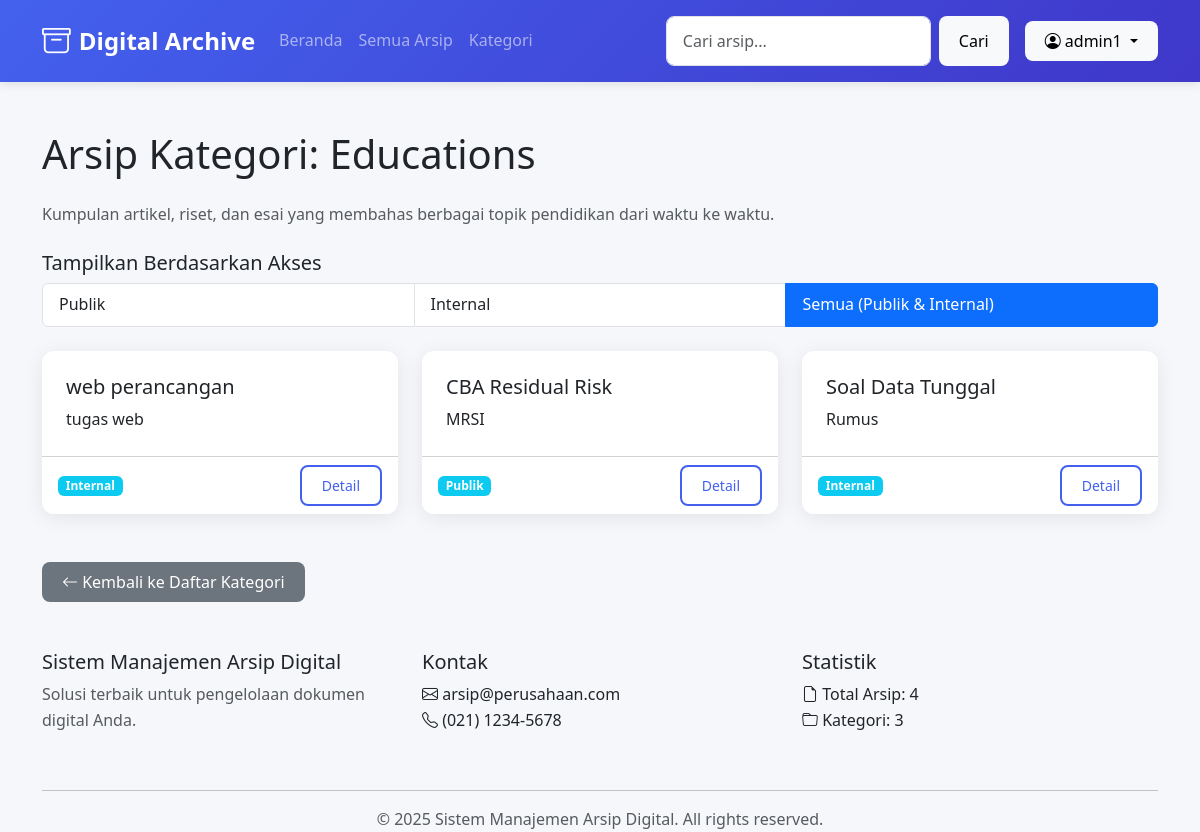
The app's page /kategori/3/ (signed in), older data.
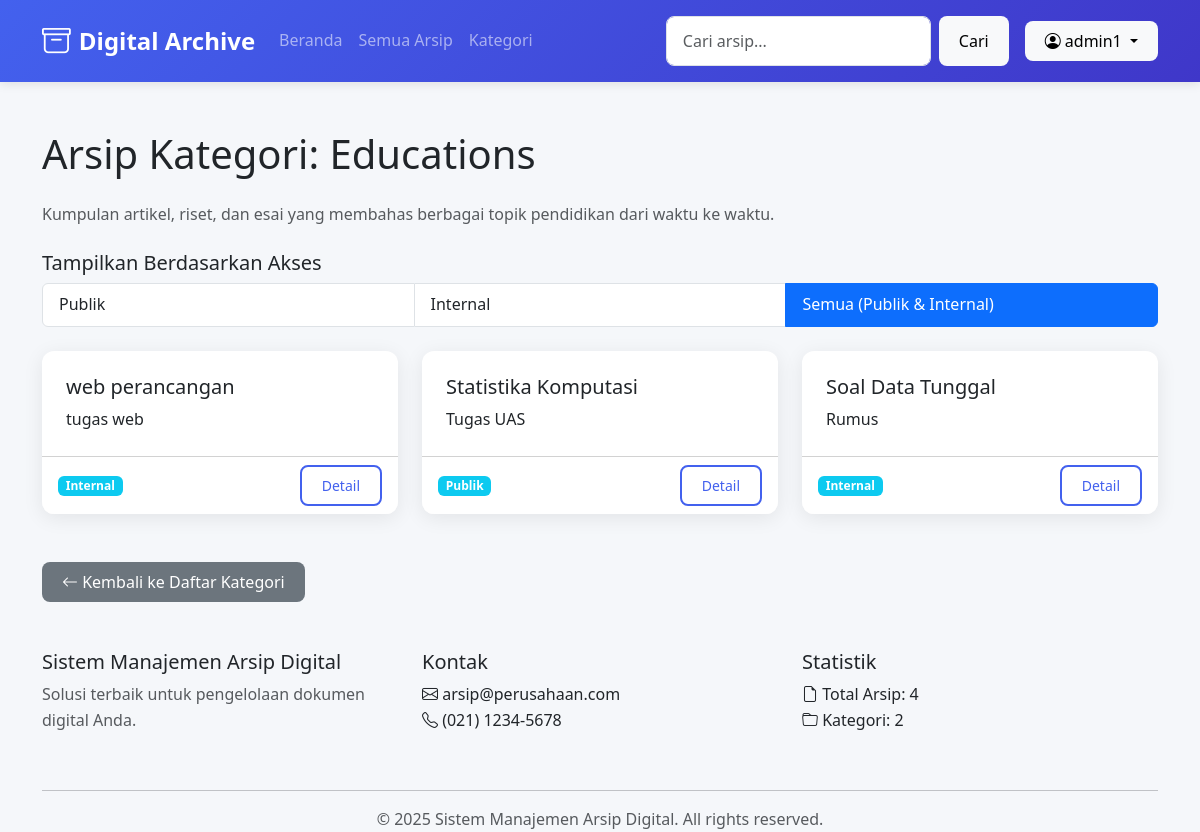
The same page, newer data.
### arsip/models.py (models this page shows, shortened)
class Arsip(models.Model):
    STATUS_VERIFIKASI = (
        ('pending', 'Pending'),
        ('ditolak', 'Ditolak'),
        ('diterima', 'Diterima'),
    )
    STATUS_AKSES_CHOICES = [
        ('publik', 'Publik'),
        ('internal', 'Internal'),
    ]
    judul_arsip = models.CharField(max_length=255, blank=True, null=True, default="")
    kode_arsip = models.CharField(max_length=50, blank=True, null=True, unique=True)
    deskripsi = models.TextField(blank=True, null=True, default="")
    kategori = models.ForeignKey(Kategori, on_delete=models.SET_NULL, blank=True, null=True)
    tags = models.ManyToManyField(Tag, blank=True)
    tanggal_dibuat = models.DateField()
    tanggal_diterima = models.DateField()
    pembuat = models.CharField(max_length=100, blank=True, null=True)
    lokasi_fisik = models.CharField(max_length=100, blank=True, null=True)
    lokasi_digital = models.FileField(upload_to=arsip_upload_path)
    format_file = models.CharField(max_length=10, blank=True)
    ukuran_file = models.IntegerField(blank=True, null=True)  # Dalam bytes
    status_akses = models.CharField(
        max_length=20,
        choices=STATUS_AKSES_CHOICES,
        default='internal'
    )
    dibuat_oleh = models.ForeignKey(User, on_delete=models.SET_NULL, null=True)
    timestamp_input = models.DateTimeField(auto_now_add=True)
    last_updated = models.DateTimeField(auto_now=True)
    versi = models.PositiveIntegerField(default=1)
    diakses = models.PositiveIntegerField(default=0)
    class Meta:
        verbose_name = "Arsip Digital"
        verbose_name_plural = "Arsip Digital"
        ordering = ['-tanggal_diterima']
    status_verifikasi = models.CharField(
        max_length=20,
        choices=STATUS_VERIFIKASI,
        default='pending'
    )
    catatan_verifikasi = models.TextField(blank=True, null=True)
    verifikator = models.ForeignKey(
        User,
        on_delete=models.SET_NULL,
        null=True,
        blank=True,
        related_name='arsip_diverifikasi'
    )
    tanggal_verifikasi = models.DateTimeField(null=True, blank=True)
    tracker = FieldTracker(fields=['status_verifikasi'])

### arsip/views.py (the view)
# urls.py: path('kategori/<int:kategori_id>/', views.arsip_per_kategori, name='arsip_per_kategori'),
def arsip_per_kategori(request, kategori_id):
    kategori = get_object_or_404(Kategori, id=kategori_id)
    arsip_list = Arsip.objects.filter(kategori=kategori, status_verifikasi='diterima')
    status_akses_filter = request.GET.get('status_akses')
    if status_akses_filter:
        if status_akses_filter == 'publik':
            arsip_list = arsip_list.filter(status_akses='publik')
        elif status_akses_filter == 'internal':
            if request.user.is_authenticated and hasattr(request.user, 'profile'):
                arsip_list = arsip_list.filter(status_akses='internal')
            else:
                messages.warning(request, "Anda harus login untuk melihat arsip internal di kategori ini.")
                arsip_list = arsip_list.none() # Empty queryset if no access
    else:
        if not request.user.is_authenticated:
            arsip_list = arsip_list.filter(status_akses='publik')
    arsip_list = arsip_list.order_by('-tanggal_diterima')
    return render(request, 'arsip/arsip_per_kategori.html', {
        'kategori': kategori,
        'arsip_list': arsip_list,
    })

### arsip/views.py (called while the page is built)
def statistik_context(request):
    from .models import Arsip, Kategori
    return {
        'total_arsip': Arsip.objects.count(),
        'total_kategori': Kategori.objects.count(),
    }

### arsip/templates/arsip/arsip_per_kategori.html (shortened to what this page needs)
{% extends "arsip/base_arsip.html" %}
{% load static %}
{% block content %}
<h1 class="mb-4">Arsip Kategori: {{ kategori.nama }}</h1>
<p class="text-muted mb-4">{{ kategori.deskripsi }}</p>
{% if user.is_authenticated %}
<div class="mb-4">
    <h5>Tampilkan Berdasarkan Akses</h5>
    <div class="list-group list-group-horizontal-sm">
        <a href="{% url 'arsip:arsip_per_kategori' kategori.id %}?status_akses=publik"
           class="list-group-item list-group-item-action {% if request.GET.status_akses == 'publik' %}active{% endif %}">
            Publik
        </a>
        <a href="{% url 'arsip:arsip_per_kategori' kategori.id %}?status_akses=internal"
           class="list-group-item list-group-item-action {% if request.GET.status_akses == 'internal' %}active{% endif %}">
            Internal
        </a>
        <a href="{% url 'arsip:arsip_per_kategori' kategori.id %}"
           class="list-group-item list-group-item-action {% if not request.GET.status_akses and user.is_authenticated %}active{% endif %}">
            Semua (Publik & Internal)
        </a>
    </div>
</div>
{% endif %}
{% if arsip_list %}
<div class="row row-cols-1 row-cols-md-3 g-4">
    {% for arsip in arsip_list %}
    <div class="col mb-4">
        <div class="card h-100 arsip-card">
            <div class="card-body">
                <h5 class="card-title">{{ arsip.judul_arsip }}</h5>
                <p class="card-text">{{ arsip.deskripsi|truncatechars:100 }}</p>
            </div>
            <div class="card-footer bg-white d-flex justify-content-between align-items-center">
                <span class="badge bg-info">{{ arsip.status_akses|title }}</span>
                <a href="{% url 'arsip:detail_arsip' arsip.id %}" class="btn btn-sm btn-outline-primary">Detail</a>
            </div>
        </div>
    </div>
    {% endfor %}
</div>
{% else %}
<div class="alert alert-info">Belum ada arsip pada kategori ini.</div>
{% endif %}
<a href="{% url 'arsip:kategori_list' %}" class="btn btn-secondary mt-4"><i class="bi bi-arrow-left"></i> Kembali ke
    Daftar Kategori</a>
{% endblock %}

### arsip/templates/arsip/base_arsip.html (shortened to what this page needs)
<!DOCTYPE html>
<html lang="id">
<head>
    <link href="https://cdn.jsdelivr.net/npm/bootstrap@5.3.0/dist/css/bootstrap.min.css" rel="stylesheet">
    <link rel="stylesheet" href="https://cdn.jsdelivr.net/npm/bootstrap-icons@1.8.0/font/bootstrap-icons.css">
    {% load static %}
    <link rel="stylesheet" href="{% static 'style.css' %}">
</head>
<body>
    <nav class="navbar navbar-expand-lg navbar-dark bg-primary">
        <div class="container">
            <a class="navbar-brand" href="{% url 'arsip:beranda' %}">
                <i class="bi bi-archive"></i> Digital Archive
            </a>
            <div class="collapse navbar-collapse" id="navbarNav">
                <ul class="navbar-nav me-auto">
                    <li class="nav-item">
                        <a class="nav-link" href="{% url 'arsip:beranda' %}">Beranda</a>
                    </li>
                    <li class="nav-item">
                        <a class="nav-link" href="{% url 'arsip:daftar_arsip' %}">Semua Arsip</a>
                    </li>
                    <li class="nav-item">
                        <a class="nav-link" href="{% url 'arsip:kategori_list' %}">Kategori</a>
                    </li>
                </ul>
                <form class="d-flex me-2" action="{% url 'arsip:cari_arsip' %}" method="get">
                    <input type="text" class="form-control me-2" name="q" value="{{ query }}" placeholder="Cari arsip...">
                    <button class="btn btn-light me-2" type="submit">Cari</button>
                </form>
                {% if user.is_authenticated %}
                <div class="dropdown">
                    <button class="btn btn-light dropdown-toggle" type="button" id="dropdownMenuButton"
                        data-bs-toggle="dropdown">
                        <i class="bi bi-person-circle"></i> {{ user.username }}
                    </button>
                </div>
                {% else %}
                <a href="{% url 'arsip:login' %}" class="btn btn-light me-2">Login</a>
                {% endif %}
            </div>
        </div>
    </nav>
    <main class="container my-5">
        {% block content %}{% endblock %}
    </main>
    <footer class="footer">
        <div class="container">
            <div class="row">
                <div class="col-md-4 mb-4">
                    <h5>Sistem Manajemen Arsip Digital</h5>
                    <p class="text-muted">Solusi terbaik untuk pengelolaan dokumen digital Anda.</p>
                </div>
                <div class="col-md-4 mb-4">
                    <h5>Kontak</h5>
                    <ul class="list-unstyled">
                        <li><i class="bi bi-envelope"></i> arsip@perusahaan.com</li>
                        <li><i class="bi bi-telephone"></i> (021) 1234-5678</li>
                    </ul>
                </div>
                <div class="col-md-4 mb-4">
                    <h5>Statistik</h5>
                    <ul class="list-unstyled">
                        <li><i class="bi bi-file-earmark"></i> Total Arsip: {{ total_arsip|default:'0' }}</li>
                        <li><i class="bi bi-folder"></i> Kategori: {{ total_kategori|default:'0' }}</li>
                    </ul>
                </div>
            </div>
            <hr>
            <div class="text-center text-muted">
                &copy; {% now "Y" %} Sistem Manajemen Arsip Digital. All rights reserved.
            </div>
        </div>
    </footer>
</body>
</html>

Row changes from the older to the newer data that the page shows:
changed Arsip "Publik": judul_arsip "CBA Residual Risk" → "Statistika Komputasi"; deskripsi "MRSI" → "Tugas UAS"
Text that changed along with them:
{{ total_kategori|default:'0' }}: "3" → "2"
